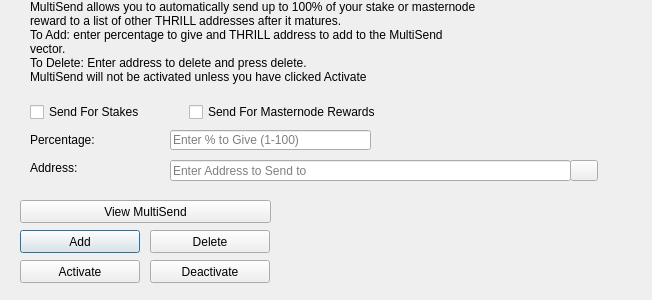
<?xml version="1.0" encoding="UTF-8"?>
<ui version="4.0">
 <class>MultiSendDialog</class>
 <widget class="QDialog" name="MultiSendDialog">
  <property name="windowModality">
   <enum>Qt::NonModal</enum>
  </property>
  <property name="geometry">
   <rect>
    <x>0</x>
    <y>0</y>
    <width>652</width>
    <height>300</height>
   </rect>
  </property>
  <property name="windowTitle">
   <string>MultiSend</string>
  </property>
  <widget class="QLineEdit" name="multiSendPercentEdit">
   <property name="geometry">
    <rect>
     <x>170</x>
     <y>130</y>
     <width>201</width>
     <height>20</height>
    </rect>
   </property>
   <property name="toolTip">
    <string>Enter whole numbers 1 - 100</string>
   </property>
   <property name="placeholderText">
    <string>Enter % to Give (1-100)</string>
   </property>
  </widget>
  <widget class="QLineEdit" name="multiSendAddressEdit">
   <property name="geometry">
    <rect>
     <x>170</x>
     <y>160</y>
     <width>401</width>
     <height>21</height>
    </rect>
   </property>
   <property name="toolTip">
    <string/>
   </property>
   <property name="placeholderText">
    <string>Enter Address to Send to</string>
   </property>
  </widget>
  <widget class="QLabel" name="label_2">
   <property name="geometry">
    <rect>
     <x>30</x>
     <y>0</y>
     <width>451</width>
     <height>121</height>
    </rect>
   </property>
   <property name="lineWidth">
    <number>1</number>
   </property>
   <property name="text">
    <string>MultiSend allows you to automatically send up to 100% of your stake or masternode reward to a list of other THRILL addresses after it matures.
To Add: enter percentage to give and THRILL address to add to the MultiSend vector.
To Delete: Enter address to delete and press delete.
MultiSend will not be activated unless you have clicked Activate</string>
   </property>
   <property name="alignment">
    <set>Qt::AlignLeading|Qt::AlignLeft|Qt::AlignTop</set>
   </property>
   <property name="wordWrap">
    <bool>true</bool>
   </property>
  </widget>
  <widget class="QLabel" name="message">
   <property name="geometry">
    <rect>
     <x>290</x>
     <y>200</y>
     <width>351</width>
     <height>91</height>
    </rect>
   </property>
   <property name="text">
    <string/>
   </property>
  </widget>
  <widget class="QPushButton" name="addButton">
   <property name="geometry">
    <rect>
     <x>20</x>
     <y>230</y>
     <width>120</width>
     <height>23</height>
    </rect>
   </property>
   <property name="toolTip">
    <string/>
   </property>
   <property name="statusTip">
    <string>Add to MultiSend Vector</string>
   </property>
   <property name="text">
    <string>Add</string>
   </property>
  </widget>
  <widget class="QPushButton" name="disableButton">
   <property name="geometry">
    <rect>
     <x>150</x>
     <y>260</y>
     <width>120</width>
     <height>23</height>
    </rect>
   </property>
   <property name="statusTip">
    <string>Deactivate MultiSend</string>
   </property>
   <property name="text">
    <string>Deactivate</string>
   </property>
  </widget>
  <widget class="QPushButton" name="addressBookButton">
   <property name="geometry">
    <rect>
     <x>570</x>
     <y>160</y>
     <width>28</width>
     <height>21</height>
    </rect>
   </property>
   <property name="toolTip">
    <string>Choose an address from the address book</string>
   </property>
   <property name="text">
    <string/>
   </property>
   <property name="icon">
    <iconset resource="../thrill.qrc">
     <normaloff>:/icons/address-book</normaloff>:/icons/address-book</iconset>
   </property>
   <property name="shortcut">
    <string>Alt+A</string>
   </property>
   <property name="autoDefault">
    <bool>false</bool>
   </property>
  </widget>
  <widget class="QLabel" name="label">
   <property name="geometry">
    <rect>
     <x>30</x>
     <y>130</y>
     <width>121</width>
     <height>20</height>
    </rect>
   </property>
   <property name="toolTip">
    <string>Percentage of stake to send</string>
   </property>
   <property name="text">
    <string>Percentage:</string>
   </property>
  </widget>
  <widget class="QLabel" name="label_5">
   <property name="geometry">
    <rect>
     <x>30</x>
     <y>160</y>
     <width>111</width>
     <height>16</height>
    </rect>
   </property>
   <property name="toolTip">
    <string>Address to send portion of stake to</string>
   </property>
   <property name="text">
    <string>Address:</string>
   </property>
  </widget>
  <widget class="QPushButton" name="deleteButton">
   <property name="geometry">
    <rect>
     <x>150</x>
     <y>230</y>
     <width>120</width>
     <height>23</height>
    </rect>
   </property>
   <property name="toolTip">
    <string/>
   </property>
   <property name="statusTip">
    <string>Delete Address From MultiSend Vector</string>
   </property>
   <property name="text">
    <string>Delete</string>
   </property>
  </widget>
  <widget class="QPushButton" name="activateButton">
   <property name="geometry">
    <rect>
     <x>20</x>
     <y>260</y>
     <width>120</width>
     <height>23</height>
    </rect>
   </property>
   <property name="statusTip">
    <string>Activate MultiSend</string>
   </property>
   <property name="text">
    <string>Activate</string>
   </property>
  </widget>
  <widget class="QPushButton" name="viewButton">
   <property name="geometry">
    <rect>
     <x>20</x>
     <y>200</y>
     <width>251</width>
     <height>23</height>
    </rect>
   </property>
   <property name="toolTip">
    <string/>
   </property>
   <property name="statusTip">
    <string>View MultiSend Vector</string>
   </property>
   <property name="text">
    <string>View MultiSend</string>
   </property>
  </widget>
  <widget class="QWidget" name="horizontalLayoutWidget">
   <property name="geometry">
    <rect>
     <x>30</x>
     <y>100</y>
     <width>351</width>
     <height>24</height>
    </rect>
   </property>
   <layout class="QHBoxLayout" name="horizontalLayout">
    <item>
     <widget class="QCheckBox" name="multiSendStakeCheckBox">
      <property name="text">
       <string>Send For Stakes</string>
      </property>
     </widget>
    </item>
    <item>
     <widget class="QCheckBox" name="multiSendMasternodeCheckBox">
      <property name="text">
       <string>Send For Masternode Rewards</string>
      </property>
     </widget>
    </item>
   </layout>
  </widget>
 </widget>
 <resources>
  <include location="../thrill.qrc"/>
 </resources>
 <connections/>
</ui>
